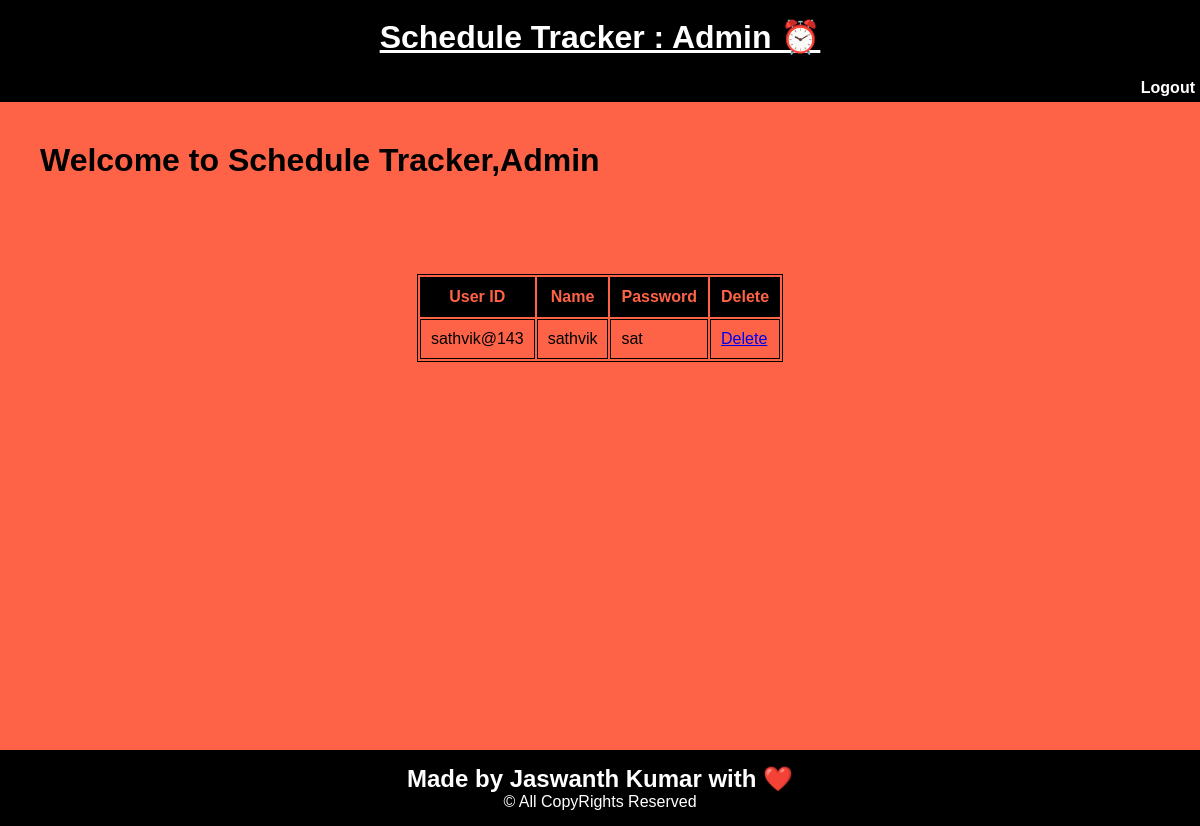
The app's page /admin, older data.
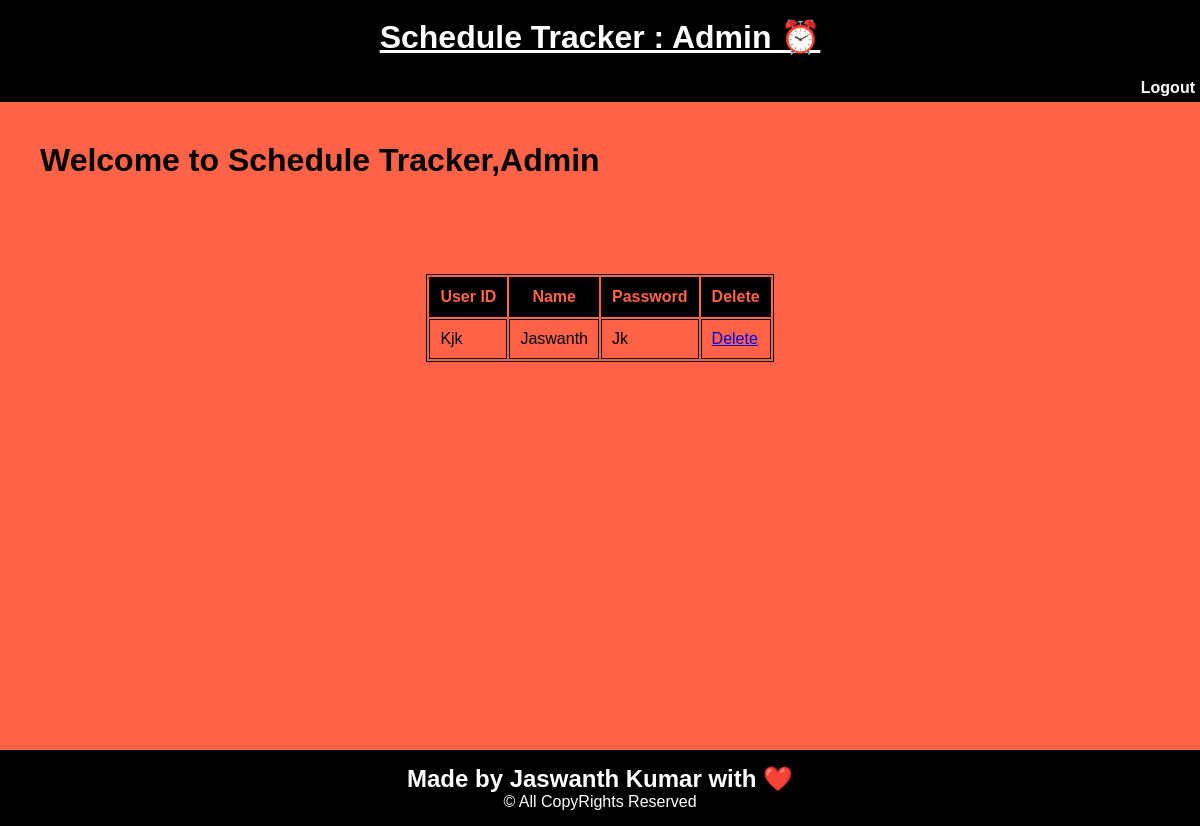
The same page, newer data.
### app.py (models this page shows, shortened)
class User(db.Model):
    id = db.Column(db.Integer,primary_key=True)
    name = db.Column(db.String(100),nullable=False)
    userid = db.Column(db.String(100),unique=True)
    password = db.Column(db.String(100))

### app.py (the view)
@app.route('/admin')
def admin():
    users = User.query
    return render_template('admin.html',users=users)

### templates/admin.html (shortened to what this page needs)
<!DOCTYPE html>
<html>
<head>
</head>
<body>
    <header>
        <h1>Schedule Tracker : Admin ⏰</h1>
    </header>
    <div id="nav">
        <nav>
            <a href="{{ url_for('logout') }}">Logout</a>
        </nav>
    </div>
    <div id="main-text">
        <h1>Welcome to Schedule Tracker,Admin</h1>
    </div>
        <div class="container">
            <div class="tasktable">
                <table>
                    <tr>
                        <th>User ID</th>
                        <th>Name</th>
                        <th>Password</th>
                        <th>Delete</th>
                    </tr>
                    {% for user in users %}
                    <tr>
                        <td>{{user.userid}}</td>
                        <td>{{user.name}}</td>
                        <td>{{user.password}}</td>
                        <td><a href="de/{{user.id}}">Delete</a></td>
                    </tr>
                    {% endfor %}
                </table>
            </div>
        </div>
    <footer>
        <h2>Made by Jaswanth Kumar with ❤️</h2>
        <p>&copy; All CopyRights Reserved</p>
    </footer>
</body>
</html>

Row changes from the older to the newer data that the page shows:
changed User: userid "sathvik@143" → "Kjk"; name "sathvik" → "Jaswanth"; password "sat" → "Jk"
